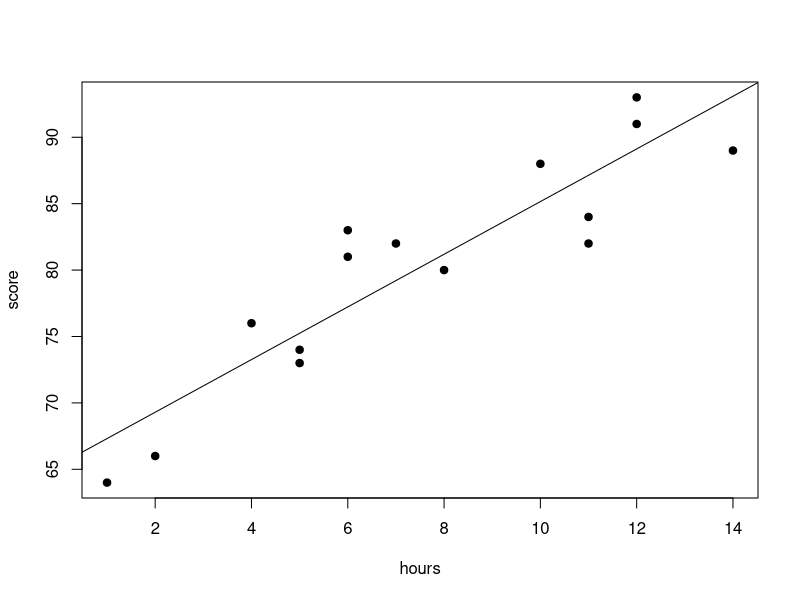

Source code (R):
df =data.frame(hours=c(1, 2, 4, 5, 5, 6, 6, 7, 8, 10,
                       11, 11, 12, 12, 14),
               score=c(64, 66, 76, 73, 74, 81, 83, 82, 80,
                       88, 84, 82, 91, 93, 89))
#view first six rows of data frame
head(df)
fit = lm(score~hours, data=df)
print(summary(fit))
plot(df$hours, df$score, pch=19,
     xlab='hours'
     , ylab='score')
abline(fit)